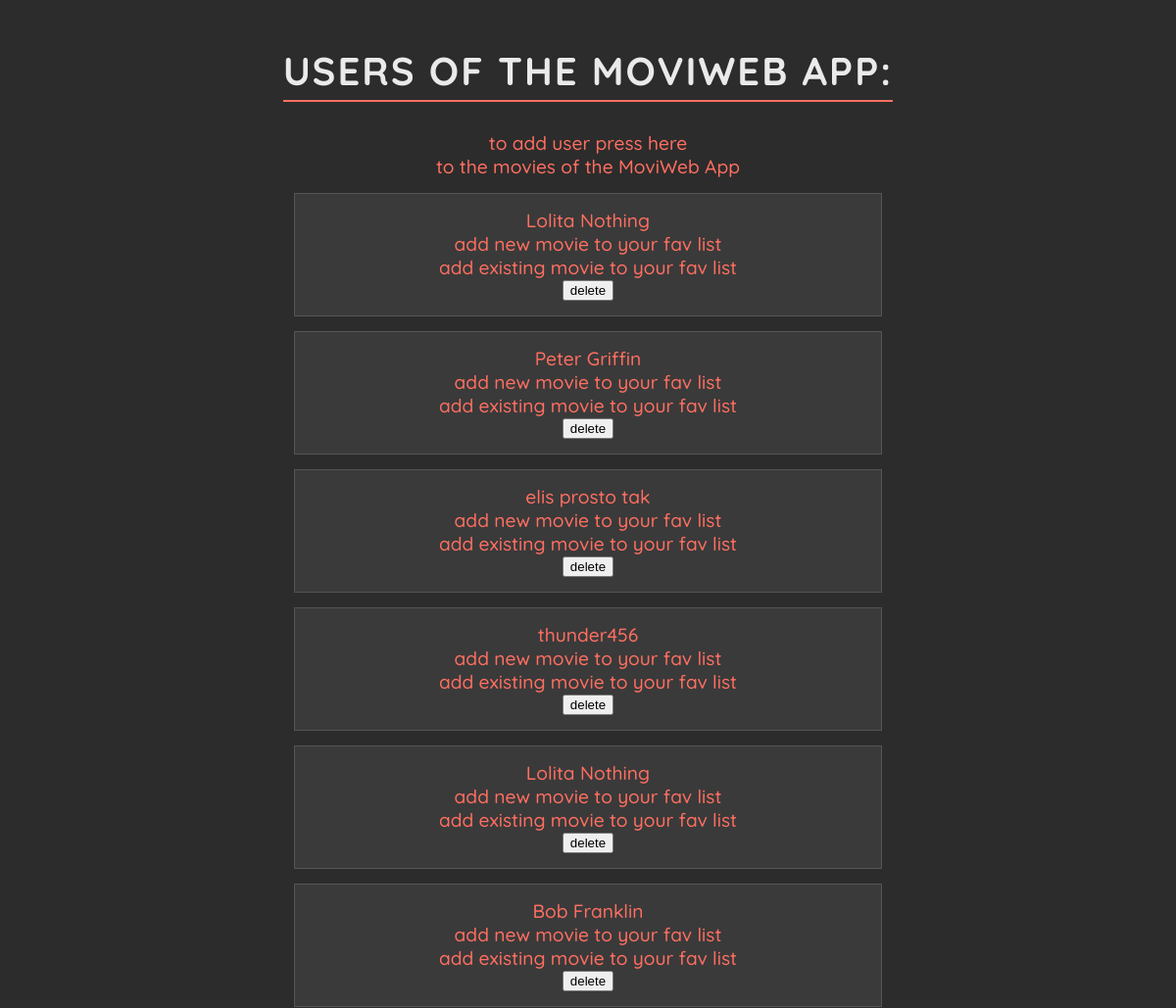
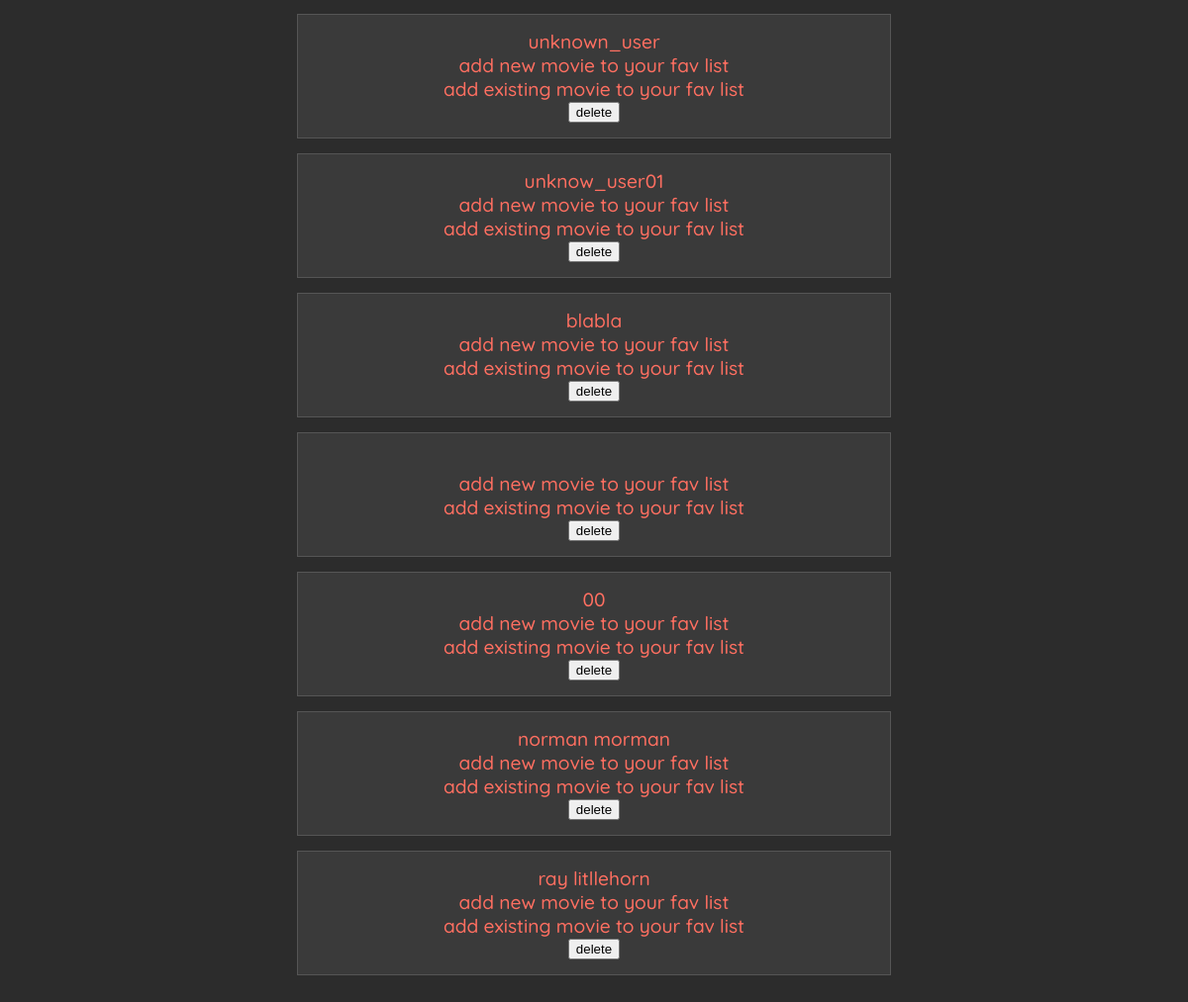
/users, run on an earlier commit of the app's database (2 pictures, top to bottom).
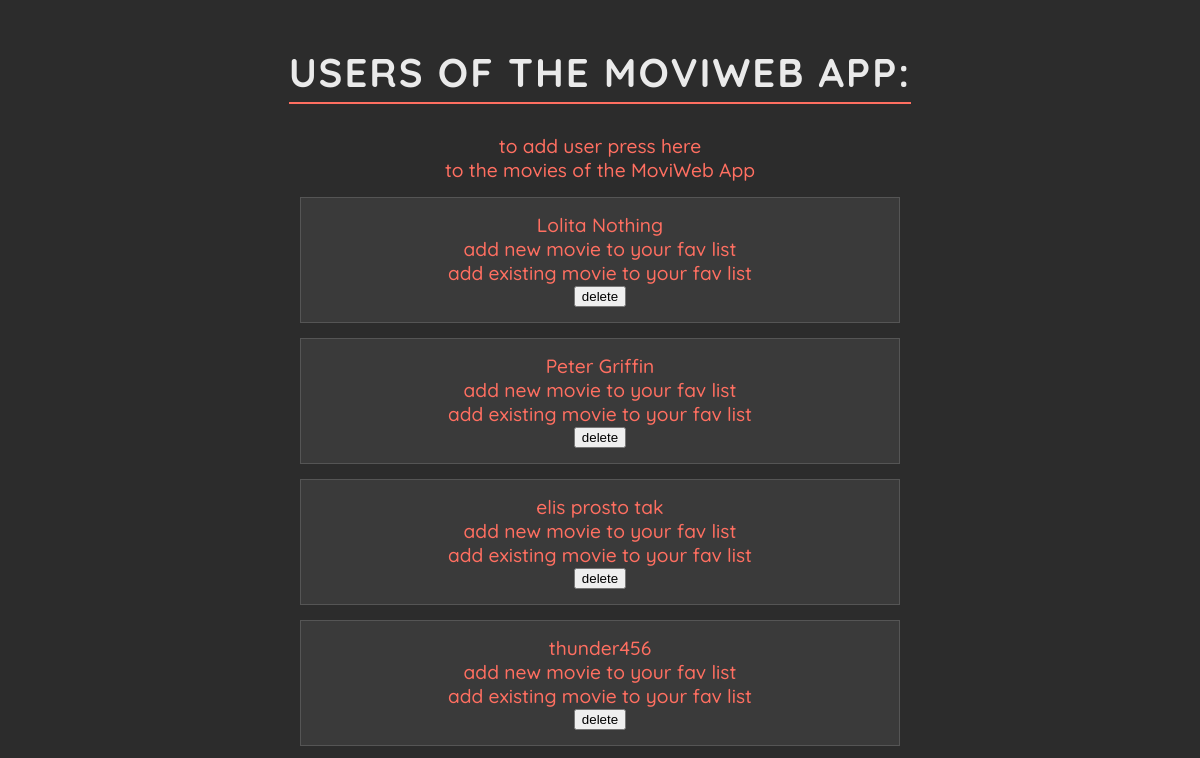
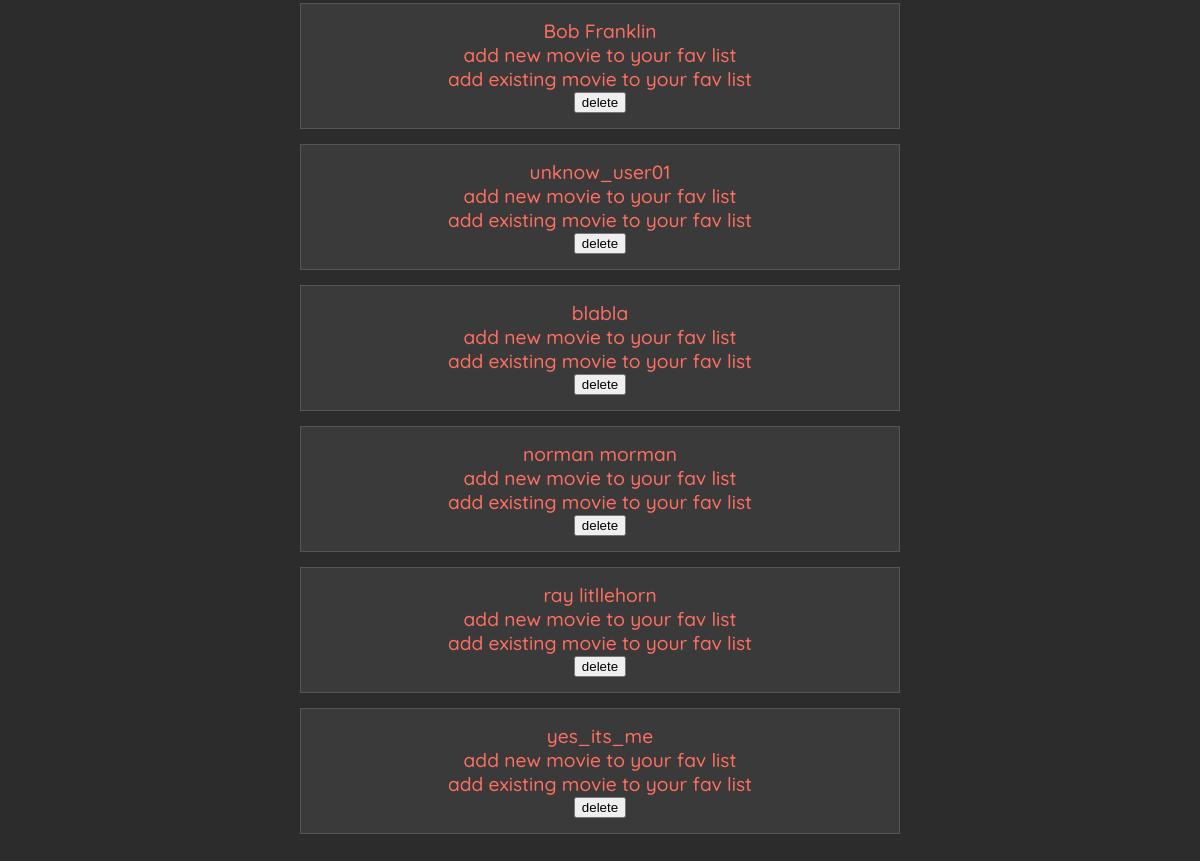
And on a later commit of the database (2 pictures, top to bottom).
### data_models.py (models this page shows, shortened)
class User(db.Model):
    __tablename__ = 'users'
    user_id = db.Column(db.Integer, primary_key=True, autoincrement=True)
    user_name = db.Column(db.String(100), nullable=False)
    movies = relationship('Movie', secondary=user_movies, back_populates='users')

### app.py (the view)
@app.route('/users', methods=['GET'])
def list_users():
    users = data_manager.list_all_users()
    return render_template('users.html', users=users)

### datamanager/sqlite_data_manager.py (called while the page is built)
    def list_all_users(self):
        with self.app.app_context():
            return self.db.session.query(User).all()

### templates/users.html (shortened to what this page needs)
<!DOCTYPE html>
<html lang="en">
<head>
</head>
<body>
    <h1>users of the MoviWeb App:</h1>
    <div>
        <a href="{{ url_for('add_user') }}">to add user press here</a> <br>
        <a href="{{ url_for('list_movies') }}"> to the movies of the MoviWeb App</a>
    </div>
    {% if users %}
        <ul>
            {% for user in users %}
            <li>
                <a href="/users/{{ user.user_id }}">{{ user.user_name }}</a> <br>
                <a href="{{ url_for('add_new_movie_to_user', user_id=user.user_id) }}">add new movie to your fav list</a><br>
                <a href="{{ url_for('add_existing_movie_to_user', user_id=user.user_id) }}">add existing movie to your fav list</a><br>
                <form id="delete-form-{{ user.user_id }}" action="{{ url_for('delete_user', user_id=user.user_id) }}" method="POST" style="display: inline;">
                    <button type="button" onclick="confirmDeletion({{ user.user_id }})">delete</button>
                </form>
            </li>
            {% endfor %}
        </ul>
    {% else %}
        <p>no users found in dataBase</p>
    {% endif %}
</body>
</html>

What changed in the data, as far as the page shows it:
removed User: user_name "Lolita Nothing"
removed User: user_name "unknown_user"
removed User: user_name "00"
added User: user_name "yes_its_me"
